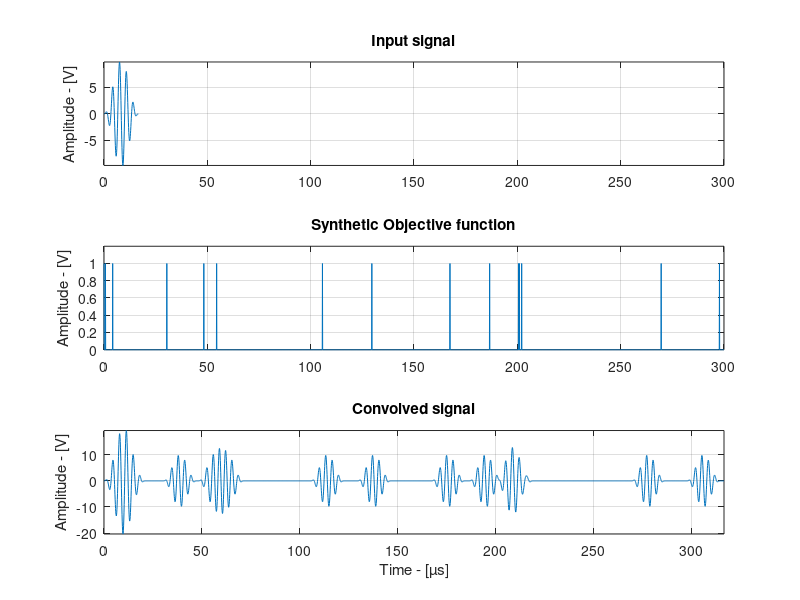

This chart was generated by the following MATLAB code: (Note: this script raises an error after producing the figure.)
clear;clc

addpath('..\')
%% Input parameters

f = 300e3;                  % excitation frequency
ts = 0.1e-6;             	% time step (how often the signal is sampled)
fs = 1/ts;                	% sampling frequency
A = 10;                    	% excitation signal amplitude
N = 5;                     	% number of cycles for signal
len_measurment = 300e-6;   	% 300 microseconds - total time of signal recorded
n_events = 15;              % number of events        

%% Generating pulse

omega = 2*pi*f;
time = 0:ts:N/f;

V = A*(1-cos(omega*time/N)).*sin(omega*time).*(time<(N/f))/2;

%% plotting input signal

figure(1);clf
subplot(3,1,1)
plot(time*1e6,V);
axis tight;grid on;
xlim([0 len_measurment*1e6])
% xlabel('Time - [µs]');
ylabel('Amplitude - [V]')
title('Input signal')

%% time domain signal modelling using convolution

temp = (0:ts:len_measurment)';
time_events = zeros(length(temp),1);
occurances = randi(length(temp),n_events,1);
time_events(occurances) = 1;
time_events = time_events';

signal_conv = conv(V,time_events);
time_conv = (0:1:length(signal_conv)-1)'*ts;

%% plotting objective fn and convolved synthetic signal

subplot(3,1,2)
plot(temp*1e6,time_events);
axis tight;grid on;
% xlabel('Time - [µs]');
ylabel('Amplitude - [V]')
title('Synthetic Objective function')
ylim([0 1.2])

subplot(3,1,3)
plot(time_conv*1e6,signal_conv);
axis tight;grid on;
xlabel('Time - [µs]');
ylabel('Amplitude - [V]')
title('Convolved signal')

%% deconvolution using L1-MM


N    = length(V);     % Order of the filter = length of the exc signal
Hd = dfilt.dffir(V);  % to create the filter
[b,a] = tf(Hd);         % to get the transfer functions "a" and "b" from the filter

lam = 2;                                      % lam : regularization parameter
Nit = 50;                                     % Nit : number of iterations

tic
[x, cost] = deconvL1(signal_conv, lam, b, a, Nit);       % Run algorithm
runtime = toc;

conv_sig = conv(x,V,'same');
[~,delay] = max(envelope(V)); % time delay correction after convolution
conv_sig = vertcat(conv_sig(end-delay:end),conv_sig(1:end-delay-1));

%% plotting the results

figure(2);clf
subplot(2,1,1);hold on;
plot(temp*1e6,time_events,'b');
plot(time_conv*1e6,x,'r');
axis tight;grid on;box on
% xlabel('Time - [µs]');
ylabel('Amplitude - [V]')
title('Original objective function vs recovered')
ylim([-0.3 1.2])
legend('Original','Recovered')

subplot(2,1,2);hold on
plot(time_conv*1e6,signal_conv,'b');
plot(time_conv*1e6,conv_sig,'r');
axis tight;grid on;box on
xlabel('Time - [µs]');
ylabel('Amplitude - [V]')
title('Modeled signal vs convolved signal from recovered objective function')
legend('Original','Recovered')

%% plotting cost function

figure(3);clf
plot(1:Nit,cost)
xlabel('Iterations')
ylabel('Cost')
title('Cost vs Iterations')

%% 
rmpath('..\')